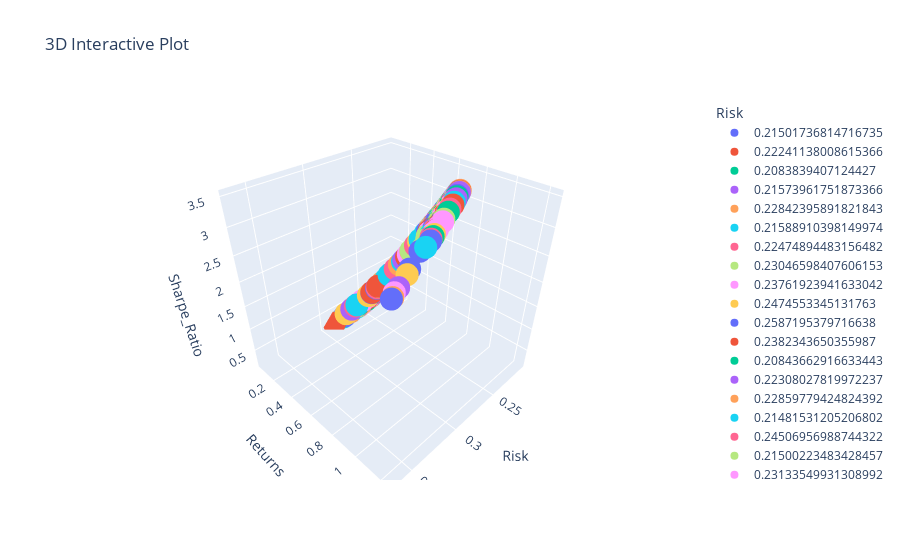

The cell this chart's notebook holds for it:
### Code cell
import plotly.express as px
fig = px.scatter_3d(metrics, x='Risk', y='Returns', z='Sharpe_Ratio',
              color='Risk', title="3D Interactive Plot")
fig.show()
